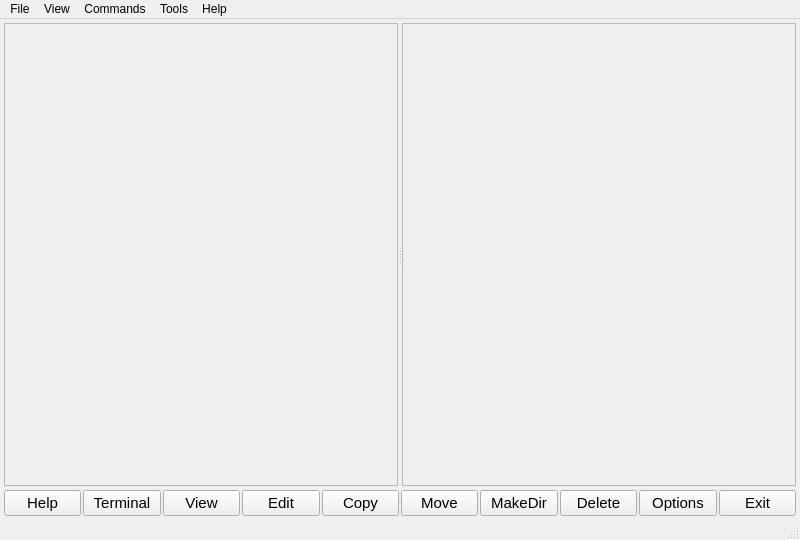
<?xml version="1.0" encoding="UTF-8"?>
<ui version="4.0">
 <class>MainWindow</class>
 <widget class="QMainWindow" name="MainWindow">
  <property name="geometry">
   <rect>
    <x>0</x>
    <y>0</y>
    <width>800</width>
    <height>540</height>
   </rect>
  </property>
  <property name="minimumSize">
   <size>
    <width>800</width>
    <height>480</height>
   </size>
  </property>
  <property name="focusPolicy">
   <enum>Qt::NoFocus</enum>
  </property>
  <property name="windowTitle">
   <string>Max Commander</string>
  </property>
  <widget class="QWidget" name="centralwidget">
   <layout class="QGridLayout" name="gridLayout">
    <property name="leftMargin">
     <number>4</number>
    </property>
    <property name="topMargin">
     <number>4</number>
    </property>
    <property name="rightMargin">
     <number>4</number>
    </property>
    <property name="bottomMargin">
     <number>2</number>
    </property>
    <property name="horizontalSpacing">
     <number>0</number>
    </property>
    <property name="verticalSpacing">
     <number>4</number>
    </property>
    <item row="0" column="0">
     <widget class="QSplitter" name="mainSplitter">
      <property name="sizePolicy">
       <sizepolicy hsizetype="MinimumExpanding" vsizetype="MinimumExpanding">
        <horstretch>0</horstretch>
        <verstretch>0</verstretch>
       </sizepolicy>
      </property>
      <property name="orientation">
       <enum>Qt::Horizontal</enum>
      </property>
      <widget class="FilePanel" name="leftPanel">
       <property name="sizePolicy">
        <sizepolicy hsizetype="MinimumExpanding" vsizetype="MinimumExpanding">
         <horstretch>0</horstretch>
         <verstretch>0</verstretch>
        </sizepolicy>
       </property>
       <property name="minimumSize">
        <size>
         <width>300</width>
         <height>380</height>
        </size>
       </property>
       <property name="frameShape">
        <enum>QFrame::StyledPanel</enum>
       </property>
       <property name="frameShadow">
        <enum>QFrame::Raised</enum>
       </property>
      </widget>
      <widget class="FilePanel" name="rightPanel">
       <property name="sizePolicy">
        <sizepolicy hsizetype="MinimumExpanding" vsizetype="MinimumExpanding">
         <horstretch>0</horstretch>
         <verstretch>0</verstretch>
        </sizepolicy>
       </property>
       <property name="minimumSize">
        <size>
         <width>300</width>
         <height>380</height>
        </size>
       </property>
       <property name="frameShape">
        <enum>QFrame::StyledPanel</enum>
       </property>
       <property name="frameShadow">
        <enum>QFrame::Raised</enum>
       </property>
      </widget>
     </widget>
    </item>
    <item row="1" column="0">
     <layout class="QHBoxLayout" name="horizontalLayout">
      <property name="spacing">
       <number>2</number>
      </property>
      <item>
       <widget class="QPushButton" name="helpButton">
        <property name="minimumSize">
         <size>
          <width>72</width>
          <height>0</height>
         </size>
        </property>
        <property name="font">
         <font>
          <pointsize>11</pointsize>
         </font>
        </property>
        <property name="focusPolicy">
         <enum>Qt::NoFocus</enum>
        </property>
        <property name="text">
         <string>Help</string>
        </property>
       </widget>
      </item>
      <item>
       <widget class="QPushButton" name="terminalButton">
        <property name="minimumSize">
         <size>
          <width>72</width>
          <height>0</height>
         </size>
        </property>
        <property name="font">
         <font>
          <pointsize>11</pointsize>
         </font>
        </property>
        <property name="focusPolicy">
         <enum>Qt::NoFocus</enum>
        </property>
        <property name="text">
         <string>Terminal</string>
        </property>
       </widget>
      </item>
      <item>
       <widget class="QPushButton" name="viewButton">
        <property name="minimumSize">
         <size>
          <width>72</width>
          <height>0</height>
         </size>
        </property>
        <property name="font">
         <font>
          <pointsize>11</pointsize>
         </font>
        </property>
        <property name="focusPolicy">
         <enum>Qt::NoFocus</enum>
        </property>
        <property name="text">
         <string>View</string>
        </property>
       </widget>
      </item>
      <item>
       <widget class="QPushButton" name="editButton">
        <property name="minimumSize">
         <size>
          <width>72</width>
          <height>0</height>
         </size>
        </property>
        <property name="font">
         <font>
          <pointsize>11</pointsize>
         </font>
        </property>
        <property name="focusPolicy">
         <enum>Qt::NoFocus</enum>
        </property>
        <property name="text">
         <string>Edit</string>
        </property>
       </widget>
      </item>
      <item>
       <widget class="QPushButton" name="copyButton">
        <property name="minimumSize">
         <size>
          <width>72</width>
          <height>0</height>
         </size>
        </property>
        <property name="font">
         <font>
          <pointsize>11</pointsize>
         </font>
        </property>
        <property name="focusPolicy">
         <enum>Qt::NoFocus</enum>
        </property>
        <property name="text">
         <string>Copy</string>
        </property>
       </widget>
      </item>
      <item>
       <widget class="QPushButton" name="moveButton">
        <property name="minimumSize">
         <size>
          <width>72</width>
          <height>0</height>
         </size>
        </property>
        <property name="font">
         <font>
          <pointsize>11</pointsize>
         </font>
        </property>
        <property name="focusPolicy">
         <enum>Qt::NoFocus</enum>
        </property>
        <property name="text">
         <string>Move</string>
        </property>
       </widget>
      </item>
      <item>
       <widget class="QPushButton" name="makeDirButton">
        <property name="minimumSize">
         <size>
          <width>72</width>
          <height>0</height>
         </size>
        </property>
        <property name="font">
         <font>
          <pointsize>11</pointsize>
         </font>
        </property>
        <property name="focusPolicy">
         <enum>Qt::NoFocus</enum>
        </property>
        <property name="text">
         <string>MakeDir</string>
        </property>
       </widget>
      </item>
      <item>
       <widget class="QPushButton" name="delButton">
        <property name="minimumSize">
         <size>
          <width>72</width>
          <height>0</height>
         </size>
        </property>
        <property name="font">
         <font>
          <pointsize>11</pointsize>
         </font>
        </property>
        <property name="focusPolicy">
         <enum>Qt::NoFocus</enum>
        </property>
        <property name="text">
         <string>Delete</string>
        </property>
       </widget>
      </item>
      <item>
       <widget class="QPushButton" name="optionsButton">
        <property name="minimumSize">
         <size>
          <width>72</width>
          <height>0</height>
         </size>
        </property>
        <property name="font">
         <font>
          <pointsize>11</pointsize>
         </font>
        </property>
        <property name="focusPolicy">
         <enum>Qt::NoFocus</enum>
        </property>
        <property name="text">
         <string>Options</string>
        </property>
       </widget>
      </item>
      <item>
       <widget class="QPushButton" name="exitButton">
        <property name="minimumSize">
         <size>
          <width>72</width>
          <height>0</height>
         </size>
        </property>
        <property name="font">
         <font>
          <pointsize>11</pointsize>
         </font>
        </property>
        <property name="focusPolicy">
         <enum>Qt::NoFocus</enum>
        </property>
        <property name="text">
         <string>Exit</string>
        </property>
       </widget>
      </item>
     </layout>
    </item>
   </layout>
  </widget>
  <widget class="QMenuBar" name="menubar">
   <property name="geometry">
    <rect>
     <x>0</x>
     <y>0</y>
     <width>800</width>
     <height>22</height>
    </rect>
   </property>
   <widget class="QMenu" name="menuFile">
    <property name="title">
     <string>File</string>
    </property>
    <addaction name="actionAbout"/>
    <addaction name="separator"/>
    <addaction name="actionPreferences"/>
    <addaction name="separator"/>
    <addaction name="actionQuit"/>
    <addaction name="separator"/>
    <addaction name="actionNew_Directory"/>
    <addaction name="actionNew_File"/>
    <addaction name="separator"/>
    <addaction name="actionDelete_File"/>
    <addaction name="separator"/>
   </widget>
   <widget class="QMenu" name="menuView">
    <property name="title">
     <string>View</string>
    </property>
    <addaction name="actionSelect_all"/>
    <addaction name="actionSelect_None"/>
    <addaction name="separator"/>
    <addaction name="actionSort_by_Name"/>
    <addaction name="actionSort_by_Extension"/>
    <addaction name="actionSort_by_Type"/>
    <addaction name="actionSort_by_Size"/>
    <addaction name="actionSort_by_Date"/>
    <addaction name="actionSort_by_Owner"/>
    <addaction name="actionSort_by_Permissions"/>
    <addaction name="separator"/>
    <addaction name="actionShow_Hide_Hiden"/>
   </widget>
   <widget class="QMenu" name="menuCommands">
    <property name="title">
     <string>Commands</string>
    </property>
    <addaction name="actionCompare_Files"/>
    <addaction name="separator"/>
    <addaction name="actionCreate_Link"/>
    <addaction name="separator"/>
    <addaction name="actionView"/>
    <addaction name="actionEdit"/>
    <addaction name="actionCopy"/>
    <addaction name="actionMove"/>
    <addaction name="separator"/>
    <addaction name="actionReload"/>
   </widget>
   <widget class="QMenu" name="menuTools">
    <property name="title">
     <string>Tools</string>
    </property>
    <addaction name="actionOptions"/>
    <addaction name="separator"/>
    <addaction name="actionTerminal"/>
    <addaction name="separator"/>
    <addaction name="actionDir_Hotlist"/>
    <addaction name="actionVolumes"/>
   </widget>
   <widget class="QMenu" name="menuHelp">
    <property name="title">
     <string>Help</string>
    </property>
    <addaction name="actionHelp"/>
   </widget>
   <addaction name="menuFile"/>
   <addaction name="menuView"/>
   <addaction name="menuCommands"/>
   <addaction name="menuTools"/>
   <addaction name="menuHelp"/>
  </widget>
  <widget class="QStatusBar" name="statusbar"/>
  <action name="actionAbout">
   <property name="text">
    <string>About</string>
   </property>
  </action>
  <action name="actionPreferences">
   <property name="text">
    <string>Preferences</string>
   </property>
  </action>
  <action name="actionQuit">
   <property name="text">
    <string>Quit</string>
   </property>
   <property name="shortcut">
    <string>Q</string>
   </property>
  </action>
  <action name="actionHelp">
   <property name="text">
    <string>Help</string>
   </property>
  </action>
  <action name="actionOptions">
   <property name="text">
    <string>Options</string>
   </property>
  </action>
  <action name="actionCompare_Files">
   <property name="text">
    <string>Compare Files</string>
   </property>
  </action>
  <action name="actionSelect_all">
   <property name="text">
    <string>Select All</string>
   </property>
   <property name="shortcut">
    <string>Ctrl+A</string>
   </property>
  </action>
  <action name="actionSelect_None">
   <property name="text">
    <string>Select None</string>
   </property>
   <property name="shortcut">
    <string>Ctrl+Shift+A</string>
   </property>
  </action>
  <action name="actionTerminal">
   <property name="text">
    <string>Terminal</string>
   </property>
  </action>
  <action name="actionSort_by_Name">
   <property name="checkable">
    <bool>true</bool>
   </property>
   <property name="text">
    <string>Sort by Name</string>
   </property>
  </action>
  <action name="actionSort_by_Extension">
   <property name="checkable">
    <bool>true</bool>
   </property>
   <property name="text">
    <string>Sort by Extension</string>
   </property>
  </action>
  <action name="actionSort_by_Type">
   <property name="checkable">
    <bool>true</bool>
   </property>
   <property name="text">
    <string>Sort by Type</string>
   </property>
  </action>
  <action name="actionSort_by_Size">
   <property name="checkable">
    <bool>true</bool>
   </property>
   <property name="text">
    <string>Sort by Size</string>
   </property>
  </action>
  <action name="actionSort_by_Date">
   <property name="checkable">
    <bool>true</bool>
   </property>
   <property name="text">
    <string>Sort by Date</string>
   </property>
  </action>
  <action name="actionSort_by_Owner">
   <property name="checkable">
    <bool>true</bool>
   </property>
   <property name="text">
    <string>Sort by Owner</string>
   </property>
  </action>
  <action name="actionShow_Hide_Hiden">
   <property name="checkable">
    <bool>true</bool>
   </property>
   <property name="text">
    <string>Show Hidden Files</string>
   </property>
   <property name="shortcut">
    <string>Meta+H</string>
   </property>
  </action>
  <action name="actionNew_Directory">
   <property name="text">
    <string>New Directory</string>
   </property>
  </action>
  <action name="actionNew_File">
   <property name="text">
    <string>New File</string>
   </property>
   <property name="shortcut">
    <string>Ctrl+N</string>
   </property>
  </action>
  <action name="actionDelete_File">
   <property name="text">
    <string>Delete File</string>
   </property>
  </action>
  <action name="actionCreate_Link">
   <property name="text">
    <string>Create Link</string>
   </property>
  </action>
  <action name="actionSort_by_Permissions">
   <property name="checkable">
    <bool>true</bool>
   </property>
   <property name="text">
    <string>Sort by Permissions</string>
   </property>
  </action>
  <action name="actionView">
   <property name="text">
    <string>View</string>
   </property>
  </action>
  <action name="actionEdit">
   <property name="text">
    <string>Edit</string>
   </property>
  </action>
  <action name="actionCopy">
   <property name="text">
    <string>Copy</string>
   </property>
  </action>
  <action name="actionMove">
   <property name="text">
    <string>Move</string>
   </property>
  </action>
  <action name="actionExit">
   <property name="text">
    <string>Exit</string>
   </property>
   <property name="toolTip">
    <string>Exit Application</string>
   </property>
   <property name="shortcut">
    <string>F10</string>
   </property>
  </action>
  <action name="actionReload">
   <property name="text">
    <string>Reload</string>
   </property>
   <property name="shortcut">
    <string>Ctrl+R</string>
   </property>
  </action>
  <action name="actionDir_Hotlist">
   <property name="text">
    <string>Dir Hotlist</string>
   </property>
   <property name="shortcut">
    <string>Ctrl+D</string>
   </property>
  </action>
  <action name="actionVolumes">
   <property name="text">
    <string>Volumes</string>
   </property>
   <property name="shortcut">
    <string>V</string>
   </property>
  </action>
 </widget>
 <customwidgets>
  <customwidget>
   <class>FilePanel</class>
   <extends>QFrame</extends>
   <header>src/filepanel.h</header>
   <container>1</container>
  </customwidget>
 </customwidgets>
 <resources/>
 <connections/>
</ui>
